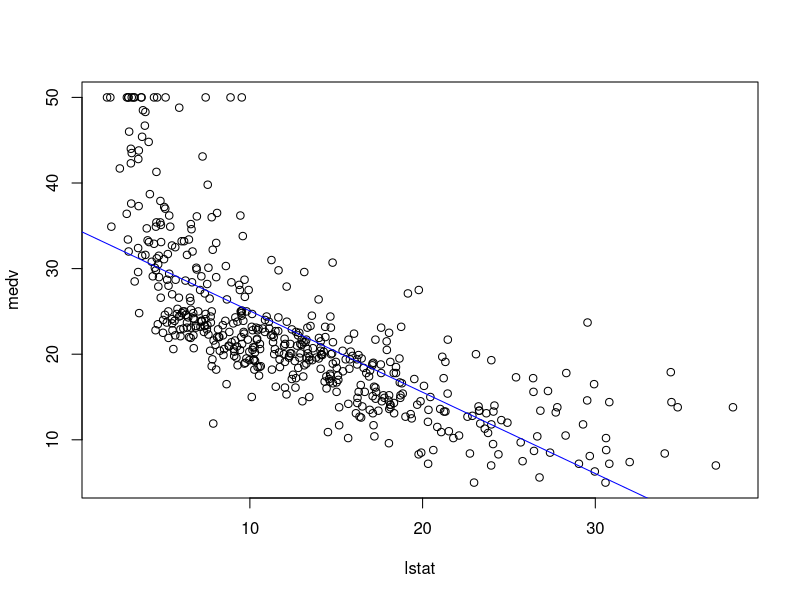
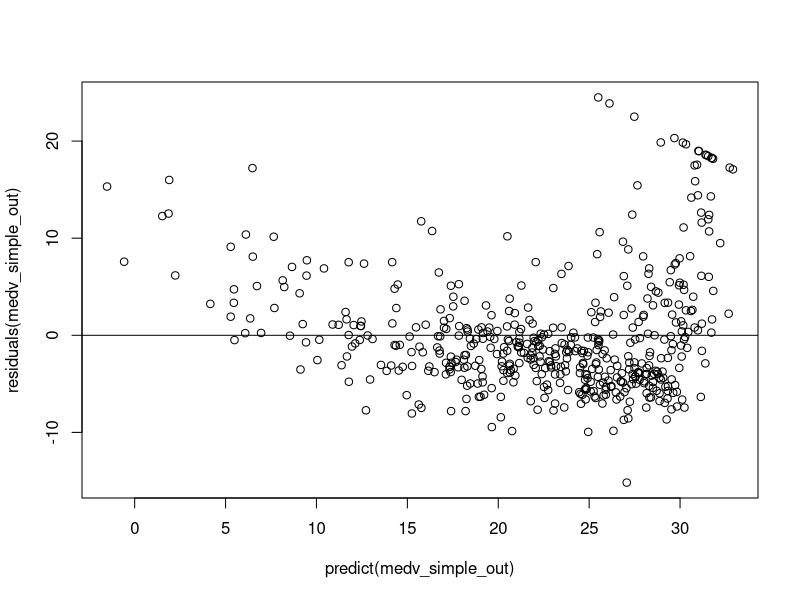

Reproduce these figures in R, in order.
## ---- chunk 1

library (MASS)

## ---- chunk 2

str(Boston)
head(Boston)

## ---- chunk 3

# Obtain the sample correlation coefficient between X and Y

cor (Boston$lstat, Boston$medv)

# alternative code

with (Boston, cor (lstat, medv))

## ---- chunk 4

# Scatter plot of Y vs X

with(Boston, plot (lstat,medv))

# alternative code: plot (Boston$lstat, Boston$medv))

# If you want to include the least square line in the plot, do the following:

abline(lm(medv ~ lstat, data = Boston), col = "blue")

## ---- chunk 5

# We apply regression by using the lm() function, where lm stands for linear model.
# It is customary to save the result of applying lm() in a user-defined object

medv_simple_out= lm(medv ~ lstat, data=Boston)

# Then, we call the summary() function on the defined object

summary (medv_simple_out)

## ---- chunk 6
# If you want to get the equation coefficients only, then:

medv_simple_out$coefficients

## ---- chunk 7
# If you want to get RSE programmatically, you can do this:

summary (medv_simple_out)$sigma

## ---- chunk 8
summary(Boston$medv)

## ---- chunk 9

# Let's compare RSE with the values of medv
# Are we going to compare RSE with all the values of medv?
# No, that' unfeasible
# A good strategy is to compare RSE with the average of medv
# That's precisely what the coeff of variation do. Let's compute the coff of variation:
# Coeff var = RSE/ sample mean

6.216/ mean(Boston$medv)

## ---- chunk 10

predict(medv_simple_out, data.frame(lstat=c(4.5, 5, 7)))

## ---- chunk 11

predict (medv_simple_out)

## ---- chunk 12

# The function residuals() allows us to estimate the error terms

plot (predict (medv_simple_out), residuals(medv_simple_out))

abline(h=0)

## ---- chunk 13

shapiro.test(residuals(medv_simple_out))

